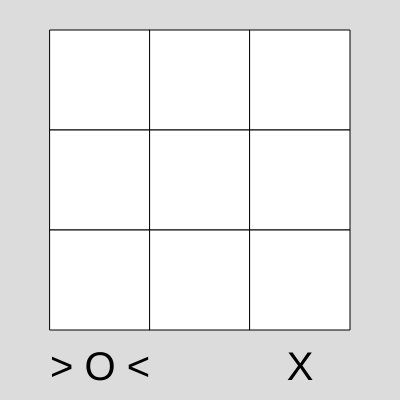
Frame 1 (no input)
Frame 60 (no input): identical to frame 1, image omitted
Frame 120 (the mouse pressed at the canvas centre since frame 60): identical to frame 1, image omitted

The p5.js sketch that drew this single still picture (run headless with seeded random() and noise() and a simulated clock; from frame 60 on, the mouse is pressed at the canvas centre):

// p5.js sketch
// ── sketch.js
class plot
{
  constructor(x, y, dim)
  {
    this.x = x;
    this.y = y;
    this.dim = dim;
    
    this.value = "";
  }
  show()
  {
    fill("white");
    square(this.x, this.y, this.dim);
    if(this.value!=="")
    {
      fill("black");
      textAlign(CENTER);
      textSize(this.dim*0.8);
      text(this.value, this.x+this.dim/2, this.y+this.dim/1.3);
    }
  }
}

let plots = [], first = Math.floor(Math.random()*3), txt = 0;

function setup()
{
  createCanvas(400, 400);
  let i, a = 0, x = 50, y = 30, dim = 100;
  for(i=9;i>0;i--)
  {
    plots.push(new plot(x, y, dim));
    x = x + dim;
    a++;
    if(a==3)
    {
      x = 50;
      y = y + dim;
      a = 0;
    }
  }
}

function draw()
{
  background(220);
  for(let p of plots)
  {
    p.show();
  }
  fill("black");
  textAlign(CENTER);
  textSize(40);
  if(txt==0)
  {
    if(first%2==0)
    {
      text("> O <", 100, 380);
      text("X", 300, 380);
    }
    else
    {
      text("> X <", 300, 380);
      text("O", 100, 380);
    }
  }
  else if(txt==1)
  {
    text("Wygrana: O!", 200, 370);
    textSize(20);
    text("Kliknij poza planszę gry, aby zresetować...", 200, 395);
  }
  else if(txt==2)
  {
    text("Wygrana: X!", 200, 370);
    textSize(20);
    text("Kliknij poza planszę gry, aby zresetować...", 200, 395);
  }
  else
  {
    text("Remis!", 200, 370);
    textSize(20);
    text("Kliknij poza planszę gry, aby zresetować...", 200, 395);
  }
}

function mouseClicked()
{
  if(mouseY<30 || mouseY>330 || mouseX<50 || mouseX>350)
  {
    if(txt==1 || txt==2 || txt==3)
    {
      plots = [];
      first = Math.floor(Math.random()*3);
      txt = 0;
      setup();
    }
  }
  for(let p of plots)
  {
    if(mouseX>p.x && mouseX<p.x+p.dim && mouseY>p.y && mouseY<p.y+p.dim)
    {
      if(p.value=="" && first>=0)
      {
        if(first%2==0)
        {
          p.value = "O";
        }
        else
        {
          p.value = "X";
        }
        first++;
      }
    }
  }
  if(plots[0].value=="X" && plots[1].value=="X" && plots[2].value=="X")
  {
    first = -1;
    txt = 2;
  }
  else if(plots[0].value=="O" && plots[1].value=="O" && plots[2].value=="O")
  {
    first = -1;
    txt = 1;
  }
  else if(plots[3].value=="X" && plots[4].value=="X" && plots[5].value=="X")
  {
    first = -1;
    txt = 2;
  }
  else if(plots[3].value=="O" && plots[4].value=="O" && plots[5].value=="O")
  {
    first = -1;
    txt = 1;
  }
  else if(plots[6].value=="X" && plots[7].value=="X" && plots[8].value=="X")
  {
    first = -1;
    txt = 2;
  }
  else if(plots[6].value=="O" && plots[7].value=="O" && plots[8].value=="O")
  {
    first = -1;
    txt = 1;
  }
  else if(plots[0].value=="X" && plots[3].value=="X" && plots[6].value=="X")
  {
    first = -1;
    txt = 2;
  }
  else if(plots[0].value=="O" && plots[3].value=="O" && plots[6].value=="O")
  {
    first = -1;
    txt = 1;
  }
  else if(plots[1].value=="X" && plots[4].value=="X" && plots[7].value=="X")
  {
    first = -1;
    txt = 2;
  }
  else if(plots[1].value=="O" && plots[4].value=="O" && plots[7].value=="O")
  {
    first = -1;
    txt = 1;
  }
  else if(plots[2].value=="X" && plots[5].value=="X" && plots[8].value=="X")
  {
    first = -1;
    txt = 2;
  }
  else if(plots[2].value=="O" && plots[5].value=="O" && plots[8].value=="O")
  {
    first = -1;
    txt = 1;
  }
  else if(plots[0].value=="X" && plots[4].value=="X" && plots[8].value=="X")
  {
    first = -1;
    txt = 2;
  }
  else if(plots[0].value=="O" && plots[4].value=="O" && plots[8].value=="O")
  {
    first = -1;
    txt = 1;
  }
  else if(plots[2].value=="X" && plots[4].value=="X" && plots[6].value=="X")
  {
    first = -1;
    txt = 2;
  }
  else if(plots[2].value=="O" && plots[4].value=="O" && plots[6].value=="O")
  {
    first = -1;
    txt = 1;
  }
  else
  {
    let ile = 0;
    for(let p of plots)
    {
      if(p.value!=="")
      {
        ile++;
      }
    }
    if(ile==9)
    {
      first = -1;
      txt = 3;
    }
  }
}
